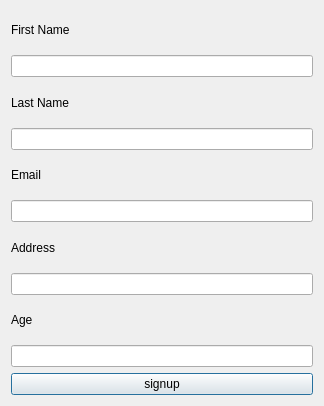
<?xml version="1.0" encoding="UTF-8"?>
<ui version="4.0">
 <class>Signup</class>
 <widget class="QDialog" name="Signup">
  <property name="geometry">
   <rect>
    <x>0</x>
    <y>0</y>
    <width>324</width>
    <height>406</height>
   </rect>
  </property>
  <property name="windowTitle">
   <string>Dialog</string>
  </property>
  <layout class="QVBoxLayout" name="verticalLayout">
   <item>
    <widget class="QLabel" name="label">
     <property name="text">
      <string>First Name</string>
     </property>
    </widget>
   </item>
   <item>
    <widget class="QLineEdit" name="lineEdit"/>
   </item>
   <item>
    <widget class="QLabel" name="label_2">
     <property name="text">
      <string>Last Name</string>
     </property>
    </widget>
   </item>
   <item>
    <widget class="QLineEdit" name="lineEdit_2"/>
   </item>
   <item>
    <widget class="QLabel" name="label_3">
     <property name="text">
      <string>Email</string>
     </property>
    </widget>
   </item>
   <item>
    <widget class="QLineEdit" name="lineEdit_4"/>
   </item>
   <item>
    <widget class="QLabel" name="label_4">
     <property name="text">
      <string>Address</string>
     </property>
    </widget>
   </item>
   <item>
    <widget class="QLineEdit" name="lineEdit_3"/>
   </item>
   <item>
    <widget class="QLabel" name="label_5">
     <property name="text">
      <string>Age</string>
     </property>
    </widget>
   </item>
   <item>
    <widget class="QLineEdit" name="lineEdit_5"/>
   </item>
   <item>
    <widget class="QPushButton" name="pushButton">
     <property name="text">
      <string>signup</string>
     </property>
    </widget>
   </item>
  </layout>
 </widget>
 <resources/>
 <connections/>
</ui>
